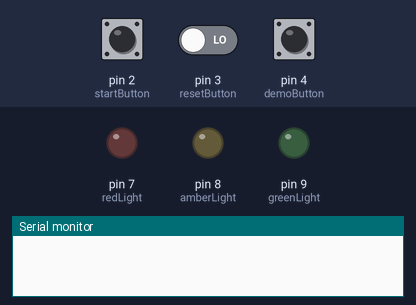
This sketch was run on a simulated Arduino Uno, built with avr-gcc and run on an emulated ATmega328P. On the bench: output pins drawn as LEDs (lit = HIGH), the last lines printed to the serial monitor. Dashed ring = blinking. Inputs (shaded band) come from the test bench; at power-on: pin 4 (demoButton) LOW, pin 2 (startButton) LOW, pin 3 (resetButton) LOW.

Above: at 1.2 s.
1.3 s: pin 4 (demoButton) pulled HIGH for 0.15 s
At 2.2 s:
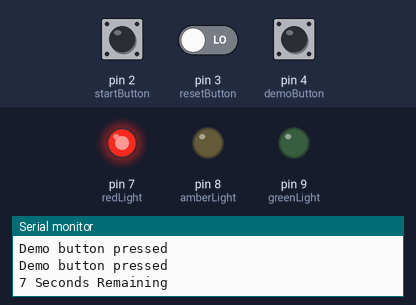
4.4 s: pin 2 (startButton) pulled HIGH for 0.15 s
At 5.6 s:
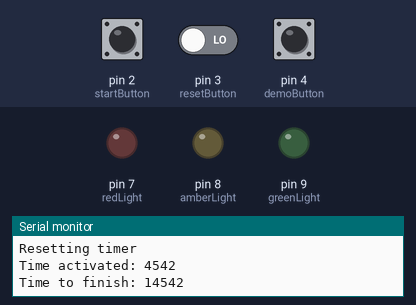
6.0 s: pin 4 (demoButton) pulled HIGH for 1 s
At 7.7 s:
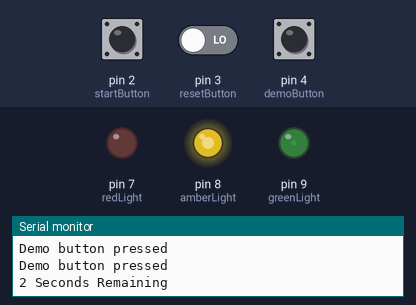
10.0 s: pin 4 (demoButton) pulled HIGH for 3.2 s
14.7 s: pin 4 (demoButton) pulsed HIGH 5 times (0.12 s each, 0.3 s apart)
17.7 s: pin 3 (resetButton) driven HIGH and pin 4 (demoButton) driven HIGH
At 18.2 s:
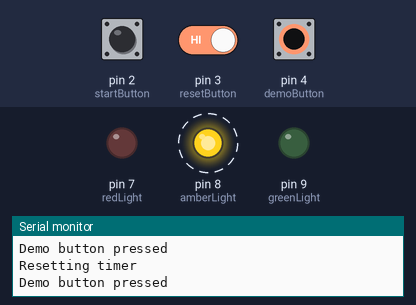
Timing chart, 0 to 21.7 s (numbered marks = the images above; inputs shaded):
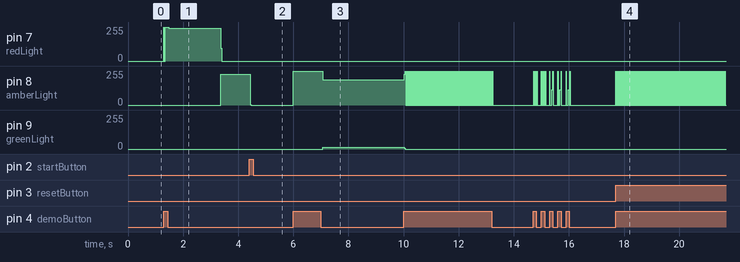

Measured:
- after the input at 1.3 s, pin 7 (redLight): 0/255 → 255/255 at once, → 245/255 0.18 s later, → 0/255 1.9 s later; pin 8 (amberLight): 0/255 → 230/255 after 2.1 s
- after the input at 4.4 s, pin 8 (amberLight): 230/255 → 0/255 at once
- after the input at 6.0 s, pin 8 (amberLight): 0/255 → 255/255 at once, → 190/255 1.1 s later; pin 9 (greenLight): 0/255 → 14/255 after 1.1 s
- after the input at 17.7 s, pin 8 (amberLight): alternates 255/255 for 0.02 s and 0/255 for 0.02 s, starting at once

The sketch:

light_timer.ino
```cpp
//define button input pins
const int demoButton = 4;
const int resetButton = 3;
const int startButton = 2;
//set LED pins
const int greenLight = 9;
const int amberLight = 8;
const int redLight = 7;
//variables
int demoState = 0;
int resetState = 0;
int startState = 0;
int timerActive = 0;
int demoActive = 0;
int resetActive = 0;

//time variables
int timeActivated = 0;
int timeFinish = 0;
int demoLength = 10000;
int previousSeconds = 0;
int currentSeconds = 0;

void setup()
{
  //initialise Serial connection
  Serial.begin(9600);
  //set button pin states
  pinMode(demoButton, INPUT);
  pinMode(resetButton, INPUT);
  pinMode(startButton, INPUT);
  //set LED pin states
  pinMode(greenLight, OUTPUT);
  pinMode(amberLight, OUTPUT);
  pinMode(redLight, OUTPUT);
}

void loop()
{
  checkButtonStates();
  assignMode();
  if(demoActive > 0){
   demo();
  }
  if(resetActive > 0){
   resetTimer();
  }
  if(timerActive > 0){
   startTimer();
  }
}

void checkButtonStates()
{
  //check demo button
  demoState = digitalRead(demoButton);
  //check reset button
  resetState = digitalRead(resetButton);
  //check start button
  startState = digitalRead(startButton);
}

void assignMode()
{
 if (demoState == HIGH){
  Serial.println("Demo button pressed");
  demoActive = 1;
 }
 if (resetState == HIGH){
   resetActive = 1;
 }
 if (startState == HIGH){
  resetTimer();
  startTimer();
 }
}

void resetTimer()
{
  Serial.println("Resetting timer");
  //reset all modes
  timerActive = 0;
  demoActive = 0;
  resetActive = 0;
  //reset time variables
  timeActivated = 0;
  resetLeds();
}
void resetLeds()
{
  //Serial.println("Resetting LEDs");
  //turn off all LEDs
  digitalWrite(greenLight, LOW);
  digitalWrite(amberLight, LOW);
  digitalWrite(redLight, LOW);
}

void demo()
{
  if(timeActivated = 0){
   startTimer();
  }else{
    int totalRuntime = timeActivated + demoLength;
    int uptime = millis();
    int timeRemaining = secondsRemaining(timeActivated, demoLength);
    printTimeRemaining(timeRemaining);
    switchLeds(demoLength, timeRemaining);
    if(timeRemaining < 0){
      resetTimer();
    }
  }
}

void startTimer()
{
  timeActivated = millis();
  int timeFinished = timeActivated + demoLength;
  Serial.print("Time activated: ");
  Serial.println(timeActivated);
  Serial.print("Time to finish: ");
  Serial.println(timeFinished);

}

int secondsRemaining(int startTime, int totalTime)
{
  int timeElapsed = (millis() - startTime);
  int timeLeft = (totalTime - timeElapsed);
  return timeLeft;
}

void switchLeds(int totalTime, int timeLeft)
{
   int thirdTime = totalTime / 3;
   int twoThirdTime = (totalTime / 3) * 2;
   if(timeLeft < thirdTime)
   {
     resetLeds();
     digitalWrite(greenLight, HIGH);
   }
   if(timeLeft < twoThirdTime)
   {
     resetLeds();
     digitalWrite(amberLight, HIGH);
   }
   if(timeLeft > twoThirdTime)
   {
     resetLeds();
     digitalWrite(redLight, HIGH);
   }
}

void printTimeRemaining(int timeMillis)
{
 currentSeconds = (timeMillis / 1000);
 if(currentSeconds != previousSeconds){
   previousSeconds = currentSeconds;
   Serial.print(currentSeconds);
   Serial.println(" Seconds Remaining");
 }
}
```
